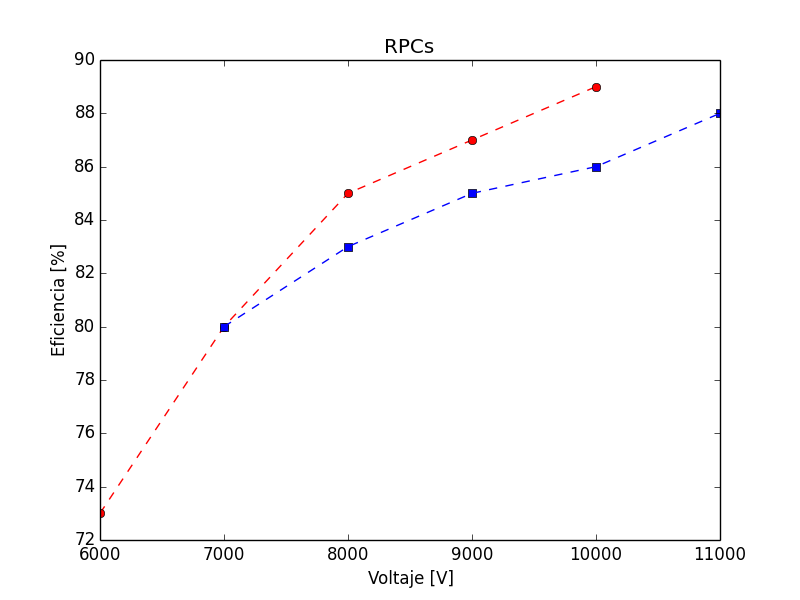

The script that saved this image:
import numpy as np
import matplotlib.pyplot as plt
x = [6000,7000,8000,9000,10000]
y = [73, 80, 85, 87, 89]
x2 =[6000,7000,8000,9000,10000]
y2 = [73, 80, 85, 87, 89]
plt.plot(x,y,'r--')
plt.plot(x2,y2,'ro')
x1 = [7000,8000,9000,10000,11000]
y1 = [80, 83, 85, 86, 88]
plt.plot(x1,y1,'bs')
plt.plot(x1,y1,'b--')
plt.title("RPCs")
plt.xlabel("Voltaje [V]")
plt.ylabel ("Eficiencia [%]")
plt.savefig ('clase6.png')
plt.show()
